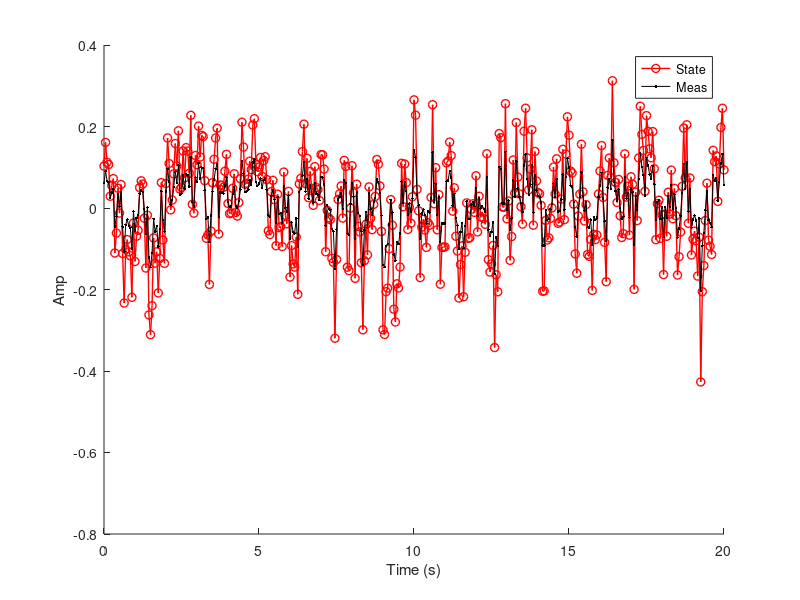

MATLAB code to generate this figure: (Note: this script raises an error after producing the figure.)
% written by Shahrokh Akhlaghi
%    Date: 01/05/2015
clc
clear all
% close all


%% define our meta-variables (i.e. how long and often we will sample)
duration = 20;       % how long the sample
dt       = 0.05;    % The observation continuously looks for data,

%% Define update equations (Coefficent matrices):
A  = 0.5;      %[1 dt; 0 1] ; % state transition matrix
C1 = 0.5;


Cseq       = 0 : 0.5 : 10;
for cIndex = 1:length(Cseq)
    C      = Cseq(cIndex);

    randn('state', 40);
        
    %% define main variables
    u                 = 1;                       % define acceleration magnitude
    X                 = 0.01;                       % initized state
    X_estimate        = X;                       % x_estimate of initial location estimation
    State_noise_mag   = 0.1 ;%* (randn);         % w: process noise
    Measurement_Noise = 0.010 ;%* (randn);         % v: measurement noise
    
    EQ                = State_noise_mag;       % convert the   process   noise (stdv) into covariance matrix
    ER                = Measurement_Noise;     % convert the measurement noise (stdv) into covariance matrix
    P                 = EQ;                      % (covariance matrix)
    
    %% initize result variables
    % Initialize for speed
    X_loc      = [];
    X_loc_meas = [];
    
    
    %% simulate over time
    A0 = 0 : dt: duration;
    
    for t = 0 : dt: duration
        
        State_noise       = State_noise_mag  * (randn);     
        X                 = A * X + State_noise; %+ 0.01*(randn); % Q = A*x
        
        NinjaVision_noise = Measurement_Noise;
        y                 = C1 * X + C * X.^3 + NinjaVision_noise; %+ (randn);
        X_loc             = [X_loc; X];
        X_loc_meas        = [X_loc_meas; y];
        
    end
   
    if 1
        figure(11); clf;
        hold on
        plot(0:dt:t, X_loc, 'ro-', 'linewidth', 1);
        plot(0:dt:t, X_loc_meas, '-k.');
        
        legend('State', 'Meas');
        xlabel('Time (s)');
        ylabel('Amp');
    end
    
    
    %% ======================= ** kalman filtering ** =========================
    %initize estimation variables
    
    X_loc_estimate = [];
    X_loc_preEst   = [];
    vel_estimate   = [];
    X              = 0;  
    P_estimate     = P;
    P_mag_estimate = [];
    predic_state   = [];
    predic_var     = [];
    
    
    for t = 1:length(X_loc)
          P_mag_estimate = [P_mag_estimate; P];
% %         
        
        fstate                  = @(XXX) A * XXX;
        hmeas                   = @(XXX) C1* XXX + C * XXX.^3;
        X_loc_preEst            = [X_loc_preEst; X_estimate];
        [X_estimate,predic_var] = ekf(fstate,X_estimate,P,hmeas,X_loc_meas(t),EQ,ER);
        X_loc_estimate          = [X_loc_estimate; X_estimate];
        P_mag_estimate          = [P_mag_estimate; predic_var];
        
       
    end
    
    MyColor  = {'-*b','-+r','-om','-*c','-+k','-og','-*y'};
    %% Plot the results
    figure(2);clf;
    tt = 0 : dt : duration;
    plot(tt,X_loc,'-r.','linewidth',2); hold on;
    plot(tt,X_loc_estimate,'-bo');
    legend('True States', 'Estimated');
    xlabel('Time (s)'); ylabel('Amp');
    ErrAbs = abs(X_loc_estimate-X_loc);
    ErrRel = sum(ErrAbs)/sum(abs(X_loc));
    sTmp   = sprintf('Non-linear Index C = %4.3f (Relative Error = %4.1f%%)', C, ErrRel*100);
    title(sTmp);

    
    if 0
        figure(5);
        plot(tt,delta_x,'-r.');
        ylabel('delta\_x')
        xlabel('Time (s)');
        title('state perturbation')
        
        figure(6);
        subplot(2,1,1)
        plot(tt,Epsilon_S,'-r.');
        ylabel('Epsilon State')
        subplot(2,1,2)
        plot(tt,Epsilon_M,'-r.');
        ylabel('Epsilon Measurement')
    
    
    figure(3); clf;
    subplot(2,1,1)
    plot(tt,abs(Quasi_verify_S),'-r.',tt,.1,'--');
    legend('State Non-linearity','Threshold');
    ylabel('State Non-linearity')
%     axis([0.0 7 -.1 .5])
    subplot(2,1,2)
    plot(tt,abs(Quasi_verify_M),'-r.',tt,.1,'--');
    legend('Meas Non-linearity','Threshold');
    ylabel('Meas Non-linearity')
    
%     axis([0.0 7 -.1 .5])
    xlabel('time (s)');
    end
%     pause
end



